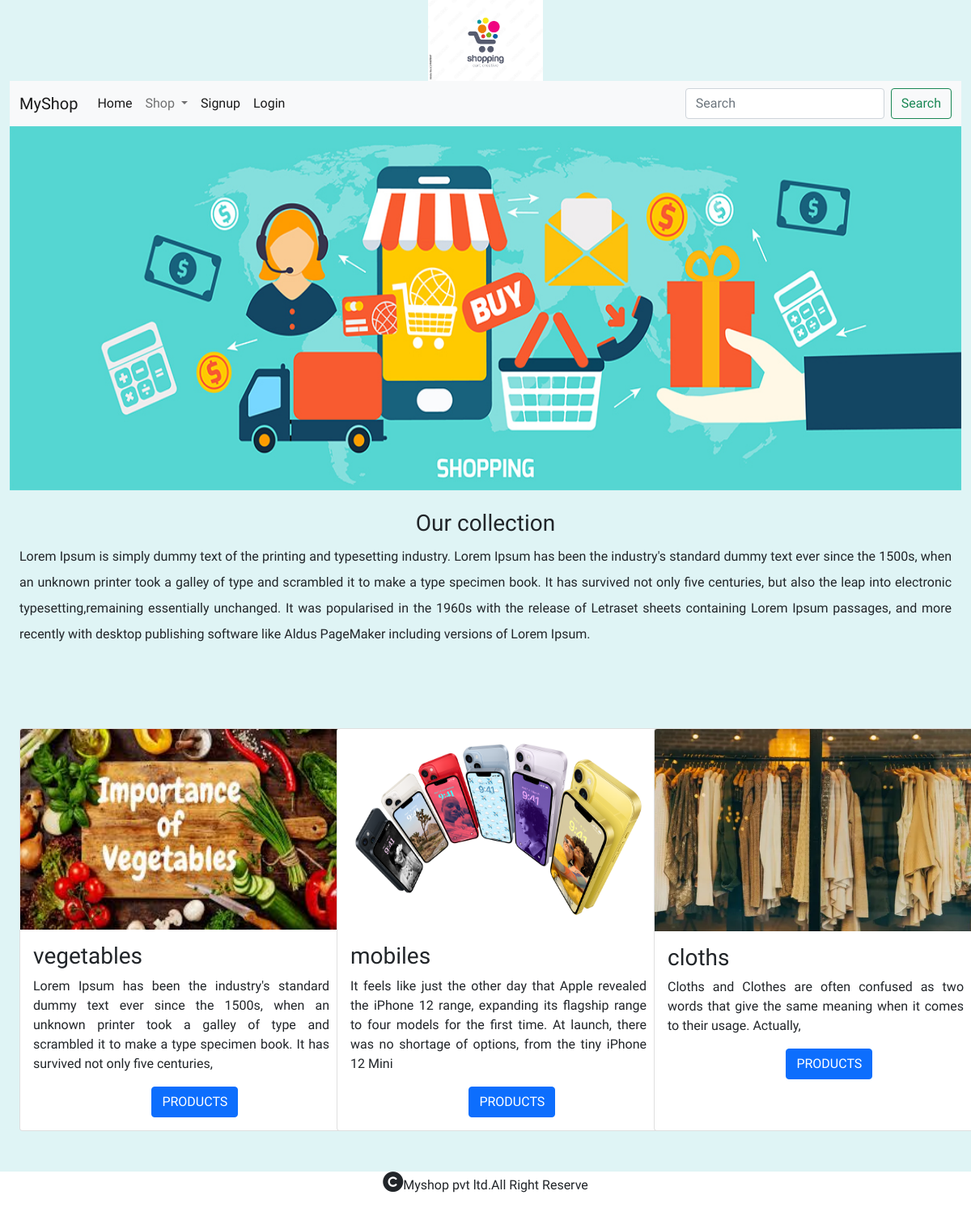
The page / on the database its author committed.
### shop/models.py (models this page shows, shortened)
class category(models.Model):
    name=models.CharField(max_length=250,unique=True)
    slug=models.SlugField(max_length=250,unique=True)
    description=models.TextField(blank=True)
    image=models.ImageField(upload_to='shop/category',null=True,blank=True)

### shop/views.py (the view)
# urls.py: path('',views.allprodcat,name='allprodcat'),
def allprodcat(request):
    c=category.objects.all()
    return render(request,'category.html',{'c':c})

### cart/context_processors.py (called while the page is built, shortened)
def counter(request):
    item_count=0
    return {'count':item_count}

### shop/context_processors.py (called while the page is built)
def menu_links(request):
    n=category.objects.all()
    return {'links':n}

### templates/category.html
{% extends 'base.html' %}
{% load static %}
{% block content %}
<div>
  <img src="{% static 'image/ecommerce-banner.jpg' %}" height="450px;"  width="100% right:0;">
</div>
<div class="container-fluid mt-4" style="margin-bottom:100px;">
  <h3 class="text-center">Our collection </h3>
  <P style="line-height:2;text-align:justify;">Lorem Ipsum is simply dummy text of the printing and typesetting industry.
    Lorem Ipsum has been the industry's standard dummy text ever since the 1500s,
    when an unknown printer took a galley of type and scrambled it to make a type specimen book.
    It has survived not only five centuries, but also the leap into electronic typesetting,remaining essentially unchanged.
    It was popularised in the 1960s with the release of Letraset sheets containing Lorem Ipsum passages,
    and more recently with desktop publishing software like Aldus PageMaker including versions of Lorem Ipsum.</P>
</div>
<div class="container-fluid mt-4" style=margin-bottom:100px;>
  <div class="row">
    {% for i in c %}
    <div class="col-sm-4">
      <div class="card" style="width: 25rem; height:498px;">
  <img src="{{i.image.url}}" class="card-img-top" alt="..." style="height:250px;width:100%;">
  <div class="card-body">
    <h3 class="card-title">{{i.name}}</h3>
    <p class="card-text" style="text-align:justify">{{i.description}}</p>
    <a href="{% url 'shop:allproduct' i.slug %}" style="position:relative;left:40%" class="btn btn-primary">PRODUCTS</a>
  </div>
</div>
    </div>
        {% endfor %}
  </div>
</div>
{% endblock %}

### static/css/custom.css (style rules this page uses)
body { background-color:#dff4f5; font-family: 'REM', sans-serif; }

### rows shown on the page
category: image (picture), name "vegetables", description "Lorem Ipsum has been the industry's standard dummy text ever since the 1500s, when an unknown printer took a galley of type and scrambled it to make a type specimen book. It has survived not only five centuries,"
category: image (picture), name "mobiles", description "It feels like just the other day that Apple revealed the iPhone 12 range, expanding its flagship range to four models for the first time. At launch, there was no shortage of options, from the tiny iPhone 12 Mini"
category: image (picture), name "cloths", description "Cloths and Clothes are often confused as two words that give the same meaning when it comes to their usage. Actually,"
